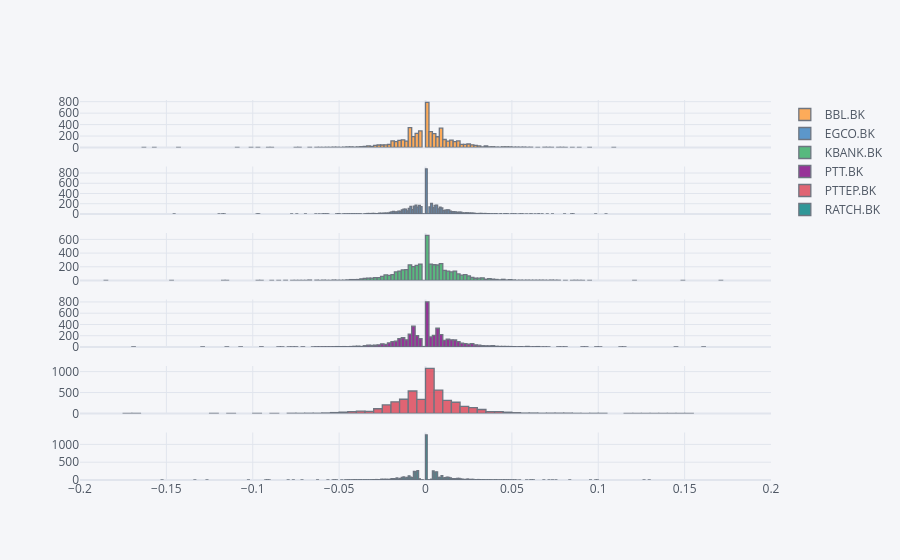

Write notebook code for a chart like this one.
### Code cell
fig = df3.iplot(kind='histogram',
          subplots=True,
          shared_xaxes=True,
          asFigure = True,
          )

for i in range(1, len(df3.columns) + 1):
    fig['layout'].update({f'xaxis{i}': {'range': [-0.2, 0.2]}})

pyo.iplot(fig)

### Figure 1 — Plotly figure (JSON) as saved in the notebook; plotly's stock layout.template omitted (floating-point values rounded to 4 significant figures; data arrays with more than 128 entries replaced by an {"elided": "..."} marker saying what was removed)
{"data": [{"histfunc": "count", "histnorm": "", "marker": {"color": "rgba(255, 153, 51, 1.0)", "line": {"color": "#4D5663", "width": 1.3}}, "name": "BBL.BK", "opacity": 0.8, "orientation": "v", "type": "histogram", "x": {"elided": "4895 float values"}, "xaxis": "x", "yaxis": "y"}, {"histfunc": "count", "histnorm": "", "marker": {"color": "rgba(55, 128, 191, 1.0)", "line": {"color": "#4D5663", "width": 1.3}}, "name": "EGCO.BK", "opacity": 0.8, "orientation": "v", "type": "histogram", "x": {"elided": "4895 float values"}, "xaxis": "x2", "yaxis": "y2"}, {"histfunc": "count", "histnorm": "", "marker": {"color": "rgba(50, 171, 96, 1.0)", "line": {"color": "#4D5663", "width": 1.3}}, "name": "KBANK.BK", "opacity": 0.8, "orientation": "v", "type": "histogram", "x": {"elided": "4895 float values"}, "xaxis": "x3", "yaxis": "y3"}, {"histfunc": "count", "histnorm": "", "marker": {"color": "rgba(128, 0, 128, 1.0)", "line": {"color": "#4D5663", "width": 1.3}}, "name": "PTT.BK", "opacity": 0.8, "orientation": "v", "type": "histogram", "x": {"elided": "4895 float values"}, "xaxis": "x4", "yaxis": "y4"}, {"histfunc": "count", "histnorm": "", "marker": {"color": "rgba(219, 64, 82, 1.0)", "line": {"color": "#4D5663", "width": 1.3}}, "name": "PTTEP.BK", "opacity": 0.8, "orientation": "v", "type": "histogram", "x": {"elided": "4895 float values"}, "xaxis": "x5", "yaxis": "y5"}, {"histfunc": "count", "histnorm": "", "marker": {"color": "rgba(0, 128, 128, 1.0)", "line": {"color": "#4D5663", "width": 1.3}}, "name": "RATCH.BK", "opacity": 0.8, "orientation": "v", "type": "histogram", "x": {"elided": "4895 float values"}, "xaxis": "x6", "yaxis": "y6"}], "layout": {"barmode": "overlay", "legend": {"bgcolor": "#F5F6F9", "font": {"color": "#4D5663"}}, "paper_bgcolor": "#F5F6F9", "plot_bgcolor": "#F5F6F9", "title": {"font": {"color": "#4D5663"}}, "xaxis": {"anchor": "y", "domain": [0, 1], "gridcolor": "#E1E5ED", "matches": "x6", "range": [-0.2, 0.2], "showgrid": true, "showticklabels": false, "tickfont": {"color": "#4D5663"}, "title": {"font": {"color": "#4D5663"}, "text": ""}, "zerolinecolor": "#E1E5ED"}, "xaxis2": {"anchor": "y2", "domain": [0, 1], "gridcolor": "#E1E5ED", "matches": "x6", "range": [-0.2, 0.2], "showgrid": true, "showticklabels": false, "tickfont": {"color": "#4D5663"}, "title": {"font": {"color": "#4D5663"}, "text": ""}, "zerolinecolor": "#E1E5ED"}, "xaxis3": {"anchor": "y3", "domain": [0, 1], "gridcolor": "#E1E5ED", "matches": "x6", "range": [-0.2, 0.2], "showgrid": true, "showticklabels": false, "tickfont": {"color": "#4D5663"}, "title": {"font": {"color": "#4D5663"}, "text": ""}, "zerolinecolor": "#E1E5ED"}, "xaxis4": {"anchor": "y4", "domain": [0, 1], "gridcolor": "#E1E5ED", "matches": "x6", "range": [-0.2, 0.2], "showgrid": true, "showticklabels": false, "tickfont": {"color": "#4D5663"}, "title": {"font": {"color": "#4D5663"}, "text": ""}, "zerolinecolor": "#E1E5ED"}, "xaxis5": {"anchor": "y5", "domain": [0, 1], "gridcolor": "#E1E5ED", "matches": "x6", "range": [-0.2, 0.2], "showgrid": true, "showticklabels": false, "tickfont": {"color": "#4D5663"}, "title": {"font": {"color": "#4D5663"}, "text": ""}, "zerolinecolor": "#E1E5ED"}, "xaxis6": {"anchor": "y6", "domain": [0, 1], "gridcolor": "#E1E5ED", "range": [-0.2, 0.2], "showgrid": true, "tickfont": {"color": "#4D5663"}, "title": {"font": {"color": "#4D5663"}, "text": ""}, "zerolinecolor": "#E1E5ED"}, "yaxis": {"anchor": "x", "domain": [0.875, 1], "gridcolor": "#E1E5ED", "showgrid": true, "tickfont": {"color": "#4D5663"}, "title": {"font": {"color": "#4D5663"}, "text": ""}, "zerolinecolor": "#E1E5ED"}, "yaxis2": {"anchor": "x2", "domain": [0.7, 0.825], "gridcolor": "#E1E5ED", "showgrid": true, "tickfont": {"color": "#4D5663"}, "title": {"font": {"color": "#4D5663"}, "text": ""}, "zerolinecolor": "#E1E5ED"}, "yaxis3": {"anchor": "x3", "domain": [0.525, 0.65], "gridcolor": "#E1E5ED", "showgrid": true, "tickfont": {"color": "#4D5663"}, "title": {"font": {"color": "#4D5663"}, "text": ""}, "zerolinecolor": "#E1E5ED"}, "yaxis4": {"anchor": "x4", "domain": [0.35, 0.475], "gridcolor": "#E1E5ED", "showgrid": true, "tickfont": {"color": "#4D5663"}, "title": {"font": {"color": "#4D5663"}, "text": ""}, "zerolinecolor": "#E1E5ED"}, "yaxis5": {"anchor": "x5", "domain": [0.175, 0.3], "gridcolor": "#E1E5ED", "showgrid": true, "tickfont": {"color": "#4D5663"}, "title": {"font": {"color": "#4D5663"}, "text": ""}, "zerolinecolor": "#E1E5ED"}, "yaxis6": {"anchor": "x6", "domain": [0, 0.125], "gridcolor": "#E1E5ED", "showgrid": true, "tickfont": {"color": "#4D5663"}, "title": {"font": {"color": "#4D5663"}, "text": ""}, "zerolinecolor": "#E1E5ED"}}}
